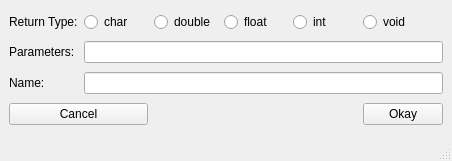
<?xml version="1.0" encoding="UTF-8"?>
<ui version="4.0">
 <class>FunctionBox</class>
 <widget class="QMainWindow" name="FunctionBox">
  <property name="geometry">
   <rect>
    <x>0</x>
    <y>0</y>
    <width>452</width>
    <height>161</height>
   </rect>
  </property>
  <property name="windowTitle">
   <string>MainWindow</string>
  </property>
  <widget class="QWidget" name="centralwidget">
   <layout class="QGridLayout" name="gridLayout">
    <item row="0" column="0">
     <widget class="QLabel" name="rLabel">
      <property name="text">
       <string>Return Type:</string>
      </property>
     </widget>
    </item>
    <item row="0" column="1">
     <widget class="QRadioButton" name="charButton">
      <property name="text">
       <string>char</string>
      </property>
     </widget>
    </item>
    <item row="0" column="2">
     <widget class="QRadioButton" name="doubleButton">
      <property name="text">
       <string>double</string>
      </property>
     </widget>
    </item>
    <item row="0" column="3">
     <widget class="QRadioButton" name="floatButton">
      <property name="text">
       <string>float</string>
      </property>
     </widget>
    </item>
    <item row="0" column="4">
     <widget class="QRadioButton" name="intButton">
      <property name="text">
       <string>int</string>
      </property>
     </widget>
    </item>
    <item row="0" column="5">
     <widget class="QRadioButton" name="voidButton">
      <property name="text">
       <string>void</string>
      </property>
     </widget>
    </item>
    <item row="1" column="0">
     <widget class="QLabel" name="pLabel">
      <property name="text">
       <string>Parameters:</string>
      </property>
     </widget>
    </item>
    <item row="1" column="1" colspan="5">
     <widget class="QLineEdit" name="paramLine"/>
    </item>
    <item row="2" column="0">
     <widget class="QLabel" name="nameLabel">
      <property name="text">
       <string>Name:</string>
      </property>
     </widget>
    </item>
    <item row="2" column="1" colspan="5">
     <widget class="QLineEdit" name="nameLine"/>
    </item>
    <item row="3" column="0" colspan="2">
     <widget class="QPushButton" name="cancelButton">
      <property name="text">
       <string>Cancel</string>
      </property>
     </widget>
    </item>
    <item row="3" column="5">
     <widget class="QPushButton" name="okayButton">
      <property name="text">
       <string>Okay</string>
      </property>
     </widget>
    </item>
   </layout>
  </widget>
  <widget class="QMenuBar" name="menubar">
   <property name="geometry">
    <rect>
     <x>0</x>
     <y>0</y>
     <width>452</width>
     <height>22</height>
    </rect>
   </property>
  </widget>
  <widget class="QStatusBar" name="statusbar"/>
 </widget>
 <resources/>
 <connections/>
</ui>
